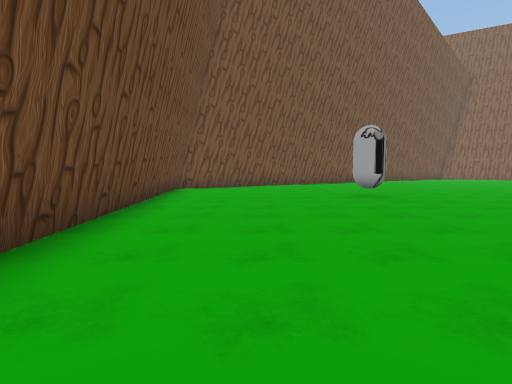
[1] (above)

19 first-person views from a walk through a scene from a Unity 3-D project. The camera is 1.3 m above the floor, tilts 4° down and sees 80° across. The floor is counted in squares, 2 m on a side. Each view is taken from the middle of a square. On the plan, view 1 faces up. The plan holds only what a view shows up to about 10 squares ahead; the rest is blank. The place goes on beyond the plan. The player character is not drawn.

[2]
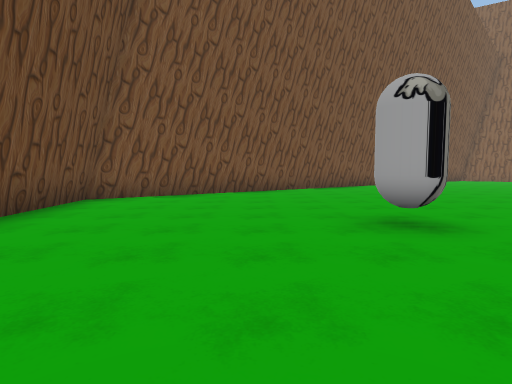

[3]
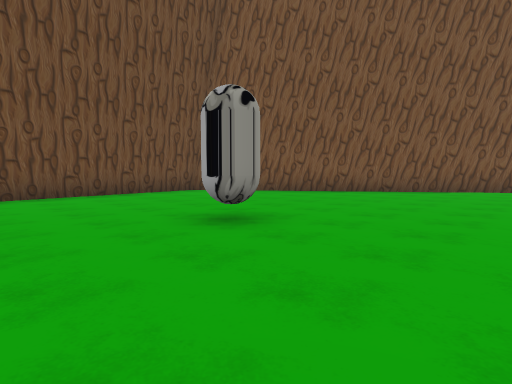

[4]
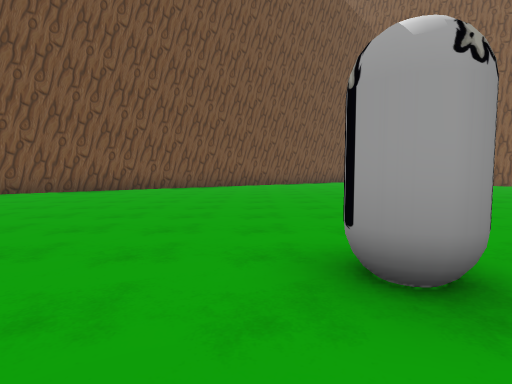

[5]
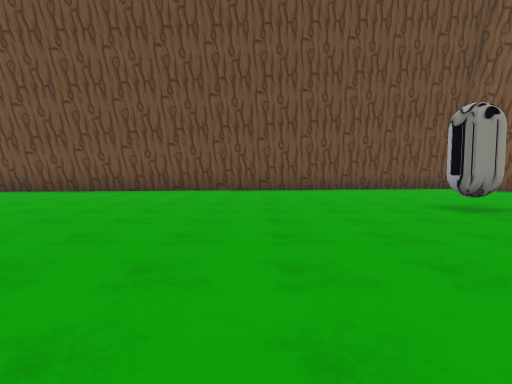

[6]
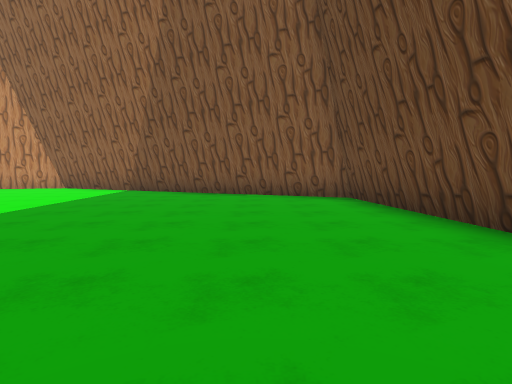

[7]
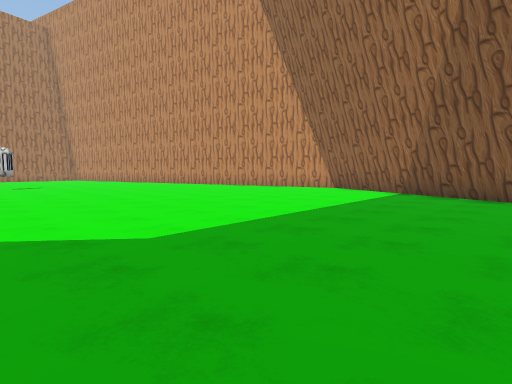

[8]
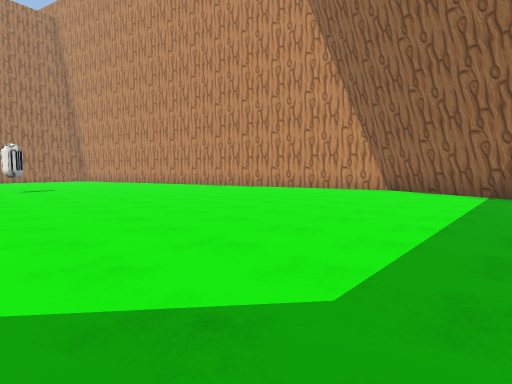

[9]
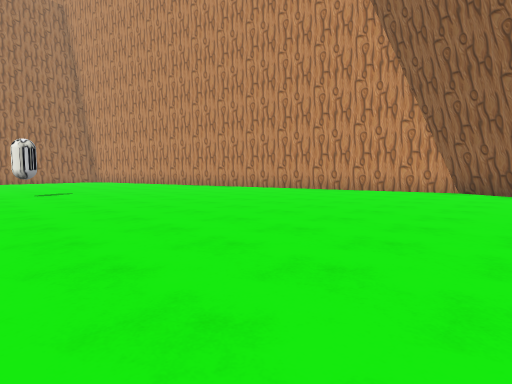

[10]
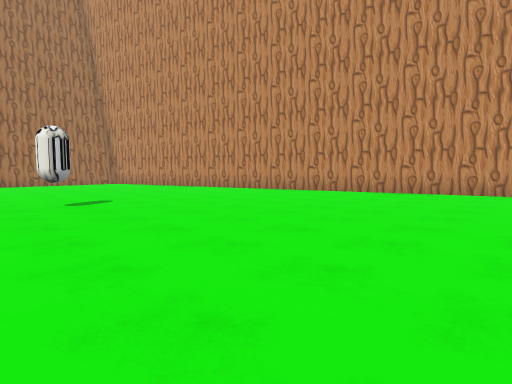

[11]
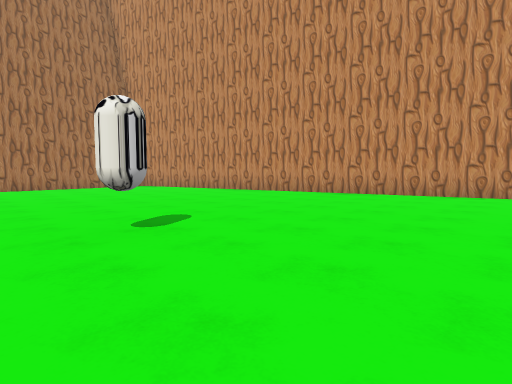

[12]
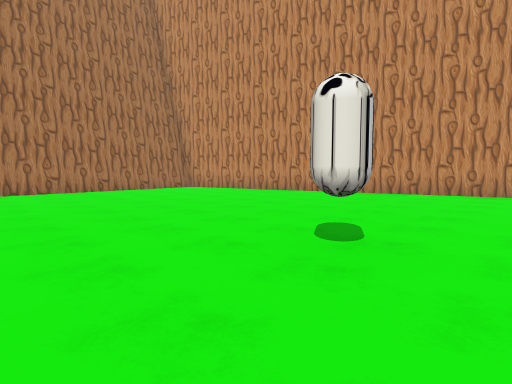

[13]
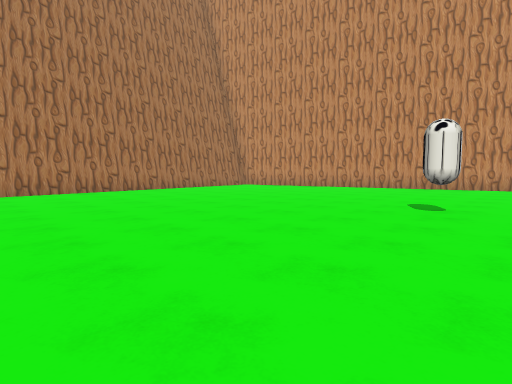

[14]
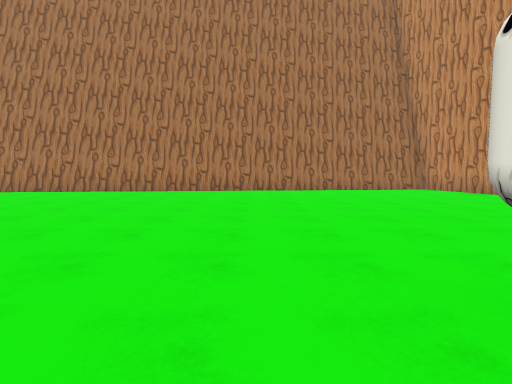

[15]
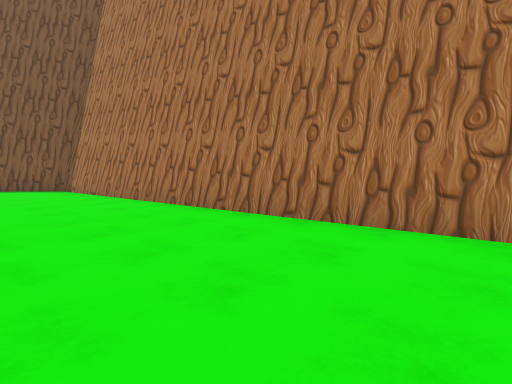

[16]
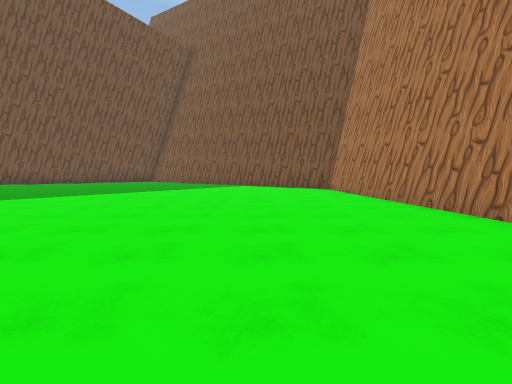

[17]
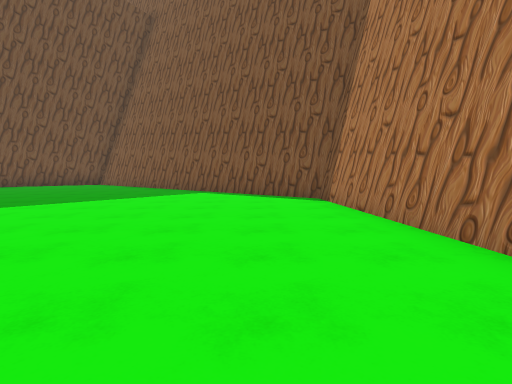

[18]
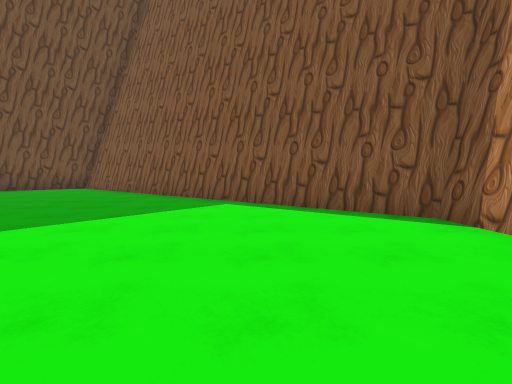

[19]
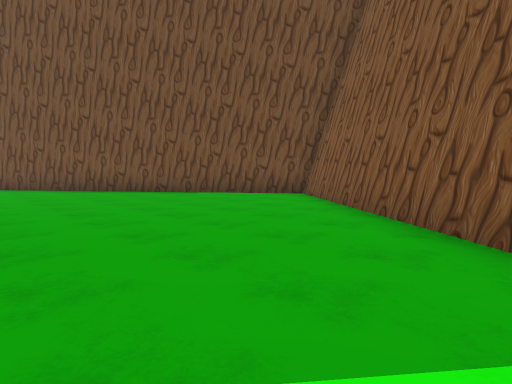

### Floor plan
Points are (right, up) in squares from view 1. A wall is a line through its corners. A room is listed if a view was taken in it or the views show most of it. See-through windows are left out.
Room 1 (views 1, 2, 3, 4, 5, 6, 7, 8, 9, 10, 11, 12, 13, 14, 15, 16, 17, 18, 19)
walls: (24.3, -1.8) (22.6, 16.2) (13.9, 23.1) (-2.7, 10.8) (-1.1, -5.3) (8.2, -9.2) (20.2, -6); (22.3, -5.4) (24, -5)
objects: other object (3, 8); other object (10, 8); other object (15, 0)

Positions as (right, up) in squares from view 1, and headings:
1: (0, 0), facing up
2: (1, 4), facing up
3: (6, 5), facing up-left
4: (9, 6), facing up
5: (8, 4), facing left
6: (1, 2), facing down
7: (2, 1), facing down-right
8: (4, 1), facing down-right
9: (6, 1), facing down-right
10: (9, 1), facing down-right
11: (12, 1), facing down-right
12: (14, 2), facing down-right
13: (14, 5), facing down-right
14: (14, 1), facing right
15: (20, 5), facing up-right
16: (20, 5), facing up
17: (21, 9), facing up
18: (20, 12), facing up
19: (19, 16), facing up-left
